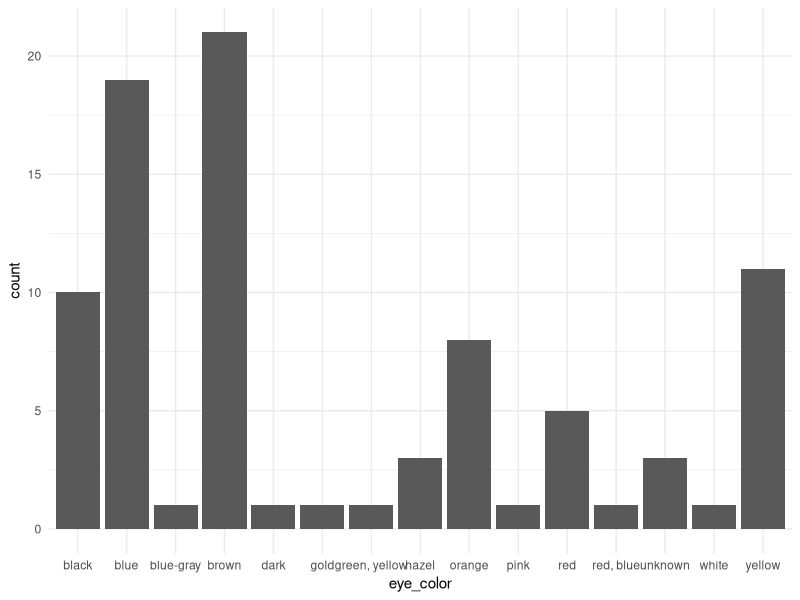

Recreate this plot in R.
## ---- chunk 1
library(tidyverse)
## ---- chunk 2
x <- 10

df <- tribble(
  ~x, ~y, ~ z ,
  5, 0 , 0
)
## ---- chunk 3
df$x
# or 
df[1:3]
## ---- chunk 4
df |>
  select(x,y,z)
## ---- chunk 5
my_printer <- function(variable){
  print(variable)
}
## ---- chunk 6
my_printer(x)
my_printer(df$x)
## ---- chunk 7
df |>
    summarise(mean(x))
## ---- chunk 8
my_mean_maker <- function(data, variable){
  data |>
    summarise(mean(variable))
}
## ---- chunk 9
my_mean_maker(data= df, variable = x)
## ---- chunk 10
?summarise
## ---- chunk 11
my_mean_maker <- function(data, variable){
  data |>
    summarise(mean({{variable}}))
}
## ---- chunk 12
my_mean_maker(data= df, variable = x)
## ---- chunk 13
centers_of_data <- function(data, variable){
  data|>
    filter(!is.na({{variable}})) |>
    summarise(mean = mean({{variable}}), median = median({{variable}}), sd= sd({{variable}}))
}


centers_of_data(starwars, height)
## ---- chunk 14
my_bar_grapher <- function(data, variable){
  data |>
    ggplot(aes({{variable}}))+
    geom_bar() +
    theme_minimal()
}

my_bar_grapher(starwars, eye_color)

